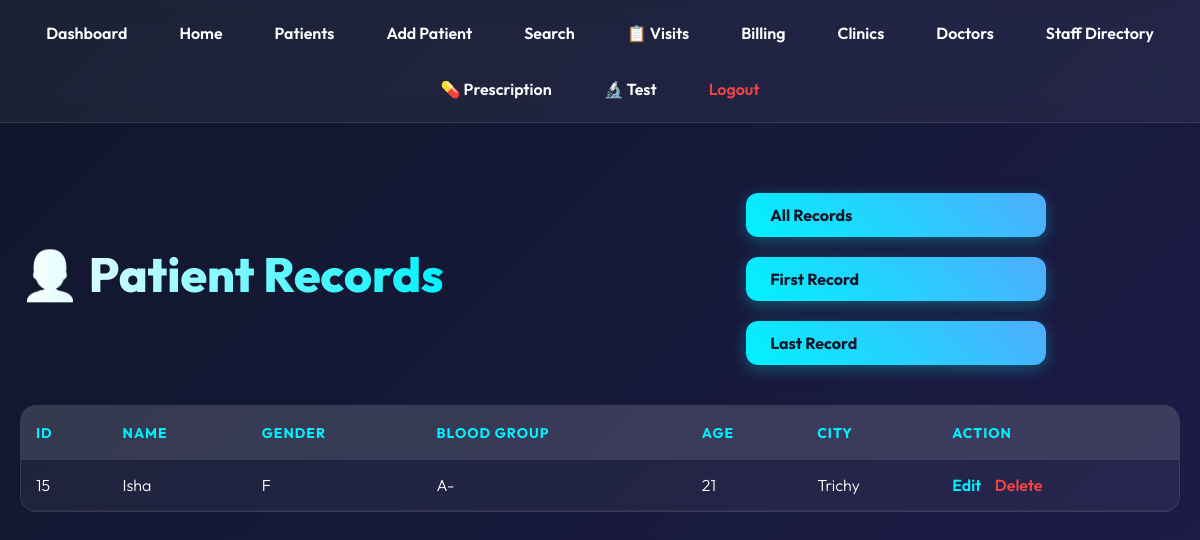
Screenshot of /view_patient.php?view=last (signed in) with the database file from the repository.
### tables this page shows
CREATE TABLE PATIENT (
              Patient_ID INTEGER PRIMARY KEY,
              Name TEXT NOT NULL,
              Gender TEXT,
              DOB TEXT,
              Age INTEGER,
              Blood_Group TEXT,
              Address TEXT,
              City TEXT,
              State TEXT
            );

### db.php (called while the page is built, shortened)
<?php
class AppDbResult {
    private array $rows;
    private int $index = 0;
    public function __construct(array $rows) {
        $this->rows = $rows;
        $this->num_rows = count($rows);
    }
    public function fetch_assoc(): ?array {
        if ($this->index < count($this->rows)) {
            return $this->rows[$this->index++];
        }
        return null;
    }
}
class AppDb {
    private ?PDO $pdo;
    public function __construct(?PDO $pdo) {
        $this->pdo = $pdo;
    }
    public function query(string $sql) {
        $trimmed = ltrim($sql);
        if (preg_match('/^SELECT\b|^WITH\b|^SHOW\b|^PRAGMA\b/i', $trimmed)) {
            try {
                $stmt = $this->pdo->query($sql);
                $rows = $stmt ? $stmt->fetchAll(PDO::FETCH_ASSOC) : [];
                return new AppDbResult($rows);
            } catch (PDOException $e) {
                $this->error = $e->getMessage();
                return false;
            }
        }
    }
}
$dbFile = __DIR__ . '/clinic.db';
if (class_exists('PDO') && class_exists('SQLite3')) {
    $pdo = new PDO('sqlite:' . $dbFile);
    $pdo->setAttribute(PDO::ATTR_ERRMODE, PDO::ERRMODE_EXCEPTION);
    $pdo->exec('PRAGMA foreign_keys = ON;');
    $conn = new AppDb($pdo);
}
?>

### view_patient.php (the view, shortened to what this page needs)
<?php
include 'db.php';
include 'header.php';
?>
<div style="display: flex; justify-content: space-between; align-items: center; margin-bottom: 20px;">
    <h1>👨‍⚕️ Patient Records</h1>
    <div>
        <a href="view_patient.php" class="btn">All Records</a>
        <a href="view_patient.php?view=first" class="btn">First Record</a>
        <a href="view_patient.php?view=last" class="btn">Last Record</a>
    </div>
</div>
<div class="table-container">
    <table>
        <tr>
            <th>ID</th>
            <th>Name</th>
            <th>Gender</th>
            <th>Blood Group</th>
            <th>Age</th>
            <th>City</th>
            <th>Action</th>
        </tr>
        <?php
        $sql = "SELECT * FROM PATIENT";
        if (isset($_GET['view'])) {
            if ($_GET['view'] == 'first') {
                $sql .= " ORDER BY Patient_ID ASC LIMIT 1";
            } else if ($_GET['view'] == 'last') {
                $sql .= " ORDER BY Patient_ID DESC LIMIT 1";
            }
        }
        $result = $conn->query($sql);
        if ($result && $result->num_rows > 0) {
            while($row = $result->fetch_assoc()){
                $bg = $row['Blood_Group'] ?? $row['Blood_group'] ?? $row['blood_group'] ?? 'N/A';
                $age = $row['Age'] ?? $row['age'] ?? 'N/A';
                echo "<tr>
                    <td>{$row['Patient_ID']}</td>
                    <td>{$row['Name']}</td>
                    <td>{$row['Gender']}</td>
                    <td>{$bg}</td>
                    <td>{$age}</td>
                    <td>{$row['City']}</td>
                    <td>
                        <a href='update_patient.php?id={$row['Patient_ID']}' style='color: var(--accent-color);'>Edit</a>
                        <a href='delete_patient.php?id={$row['Patient_ID']}' style='color: var(--danger-color);' onclick='return confirm(\"Are you sure you want to delete this patient?\")'>Delete</a>
                    </td>
                </tr>";
            }
        } else {
            echo "<tr><td colspan='7' style='text-align:center;'>No records found</td></tr>";
        }
        ?>
    </table>
</div>
<?php include 'footer.php'; ?>

### style.css (style rules this page uses)
:root { --text-primary: #ffffff; --text-secondary: #94a3b8; --bg-gradient-1: #0f172a; --bg-gradient-2: #1e1b4b; --glass-bg: rgba(255, 255, 255, 0.05); --glass-border: rgba(255, 255, 255, 0.1); --accent-color: #00f2fe; --accent-hover: #4facfe; --danger-color: #ef4444; }
* { box-sizing: border-box; margin: 0; padding: 0; }
body { font-family: 'Outfit', sans-serif; background: linear-gradient(135deg, var(--bg-gradient-1), var(--bg-gradient-2)); background-attachment: fixed; color: var(--text-primary); min-height: 100vh; display: flex; flex-direction: column; }
h1 { font-size: 48px; font-weight: 800; margin-bottom: 10px; text-align: center; background: linear-gradient(90deg, #fff, var(--accent-color)); -webkit-background-clip: text; background-clip: text; -webkit-text-fill-color: transparent; }
.btn, .card a.btn-link { display: inline-block; text-decoration: none; background: linear-gradient(45deg, var(--accent-color), var(--accent-hover)); color: #0f172a; font-weight: 700; padding: 12px 24px; margin: 10px 5px; border-radius: 12px; border: none; font-size: 16px; cursor: pointer; transition: all 0.3s ease; box-shadow: 0 4px 15px rgba(0, 242, 254, 0.3); width: calc(100% - 10px); max-width: 300px; }
.table-container { width: 100%; overflow-x: auto; margin-top: 30px; border-radius: 16px; background: var(--glass-bg); border: 1px solid var(--glass-border); backdrop-filter: blur(10px); }
table { width: 100%; border-collapse: collapse; color: var(--text-primary); }
th { background: rgba(255, 255, 255, 0.1); color: var(--accent-color); padding: 18px 15px; text-transform: uppercase; font-size: 14px; letter-spacing: 1px; text-align: left; }
td { padding: 15px; border-bottom: 1px solid rgba(255, 255, 255, 0.05); font-weight: 300; }
td a { color: var(--accent-color); text-decoration: none; font-weight: 600; margin-right: 10px; }

### rows the page displays
patient: Patient_ID "15", Name "Isha", Gender "F", Blood_Group "A-", Age "21", City "Trichy"
